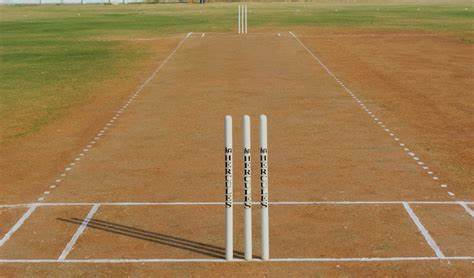
#> input picture Images_test_set/th (1).jpg, 474 x 278 px; its folder holds only this picture in this run
$ python Final_Run.py
#> lines starting #> are read from the running program, lines starting #| are printed output that depends on the picture; after the words box and inside, x2 and y2 are one past the last pixel; in counts of white or black regions, pixels touching at a corner belong together
from PIL import Image, ImageFilter
import cv2
import numpy as np
import matplotlib.pyplot as plt

from os import listdir
from os.path import isfile, join
from PIL import Image


onlyfiles = [f for f in listdir("Images_test_set")
             if isfile(join("Images_test_set", f))]


def erode(cycles, image):
   for _ in range(cycles):
         image = image.filter(ImageFilter.MinFilter(3))
   return image

def dilate(cycles, image):
   for _ in range(cycles):
         image = image.filter(ImageFilter.MaxFilter(3))
   return image


print(onlyfiles)
destination = 'Images_test_set/'
destination0 = 'Output_BW_test_set/'
destination1 = 'Border/'
destination2 = 'Mask/'
for i in onlyfiles:
   path = destination0+i
   path2 = destination+i
   bgrimg = cv2.imread(path2)
#> bgrimg is the input picture: shape (278, 474, 3); mean B, G, R 75.7, 122.2, 156
   img = cv2.imread(path)
   bgrimg = cv2.resize(bgrimg, (400, 500))
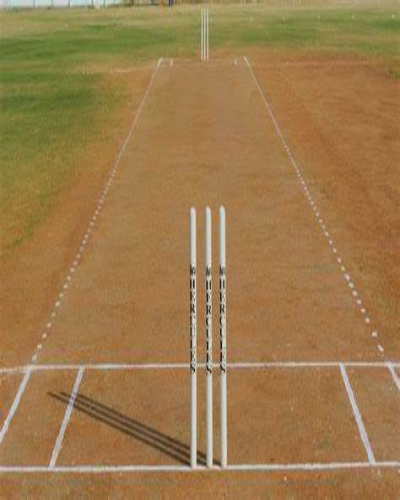
#> bgrimg: shape (500, 400, 3); mean B, G, R 75.6, 122, 155.9
   img = cv2.resize(img, (400, 500))
   gray = cv2.cvtColor(img, cv2.COLOR_BGR2GRAY)
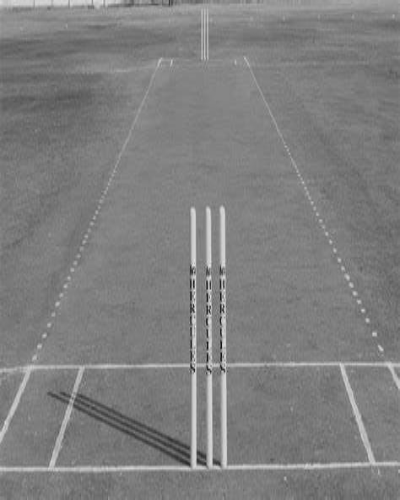
#> gray: shape (500, 400); min 16, max 234, mean 126.9
   ret, gray = cv2.threshold(gray, 127, 255, 0)
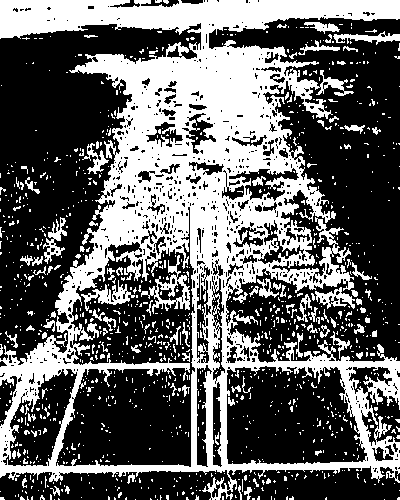
#> gray: shape (500, 400); 38.8% white; 1159 white regions (1055 under 20 px)
   gray2 = gray.copy()
   cv2.imshow('output0', gray2)
   mask = np.zeros(gray.shape, np.uint8)
   contours, hier = cv2.findContours(gray, cv2.RETR_LIST, cv2.CHAIN_APPROX_SIMPLE)
#> contours = 1961 contours, 1778 with area under 20; largest, box (x1, y1, x2, y2) and area: (0, 0, 400, 500) 112666, (55, 206, 196, 468) 23607, (226, 365, 368, 465) 11916, (2, 368, 78, 467) 3974, (228, 167, 300, 202) 1134
   for cnt in contours:
      if 2000 < cv2.contourArea(cnt) < 5000000:
         cv2.drawContours(img, [cnt], 0, (0, 255, 0), 2)
         cv2.drawContours(mask, [cnt], 0, 255, -1)
         cv2.drawContours(bgrimg, [cnt], 0, (0, 255, 0), 2)
#> this loop made 1961 passes
#> cnt on passes 1 to 3: [[384, 499]], [[157, 499]], [[135, 499]]
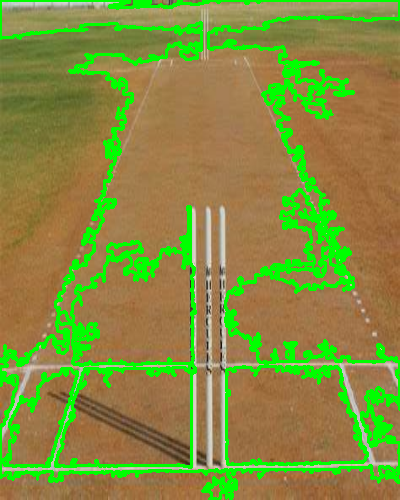
#> bgrimg: shape (500, 400, 3); 14.53% of pixels changed, all inside (x1, y1, x2, y2) = (0, 0, 400, 500)
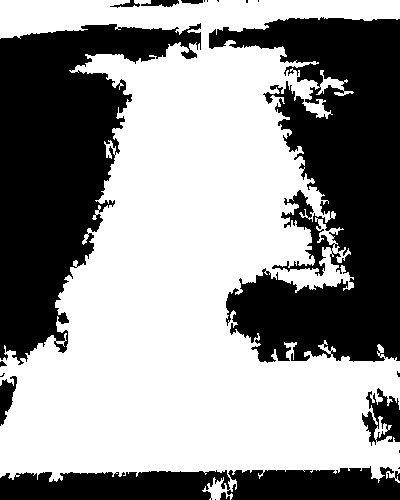
#> mask: shape (500, 400); 58% white; 20 black regions (10 under 20 px), largest, box (x1, y1, x2, y2) and area: (209, 17, 400, 363) 38739, (0, 23, 201, 365) 32436, (0, 466, 400, 500) 10657
   cv2.imwrite(destination1+i,bgrimg)
   cv2.imshow('BGRout', bgrimg)
   cv2.imshow('output', img)
   #cv2.imshow(mask)
   cv2.waitKey(5000)

$ run again, on Images_test_set/th (5).jpg
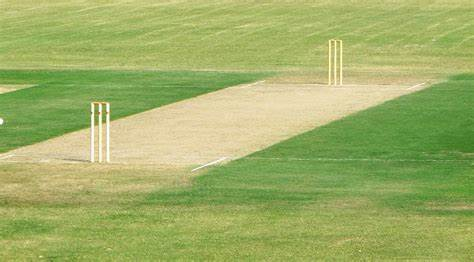
#> input picture Images_test_set/th (5).jpg, 474 x 262 px
#> bgrimg is the input picture: shape (262, 474, 3); mean B, G, R 102.8, 176, 160
#> contours = 596 contours, 525 with area under 20; largest, box (x1, y1, x2, y2) and area: (0, 0, 400, 500) 182698, (202, 361, 265, 390) 718, (326, 367, 383, 399) 682, (134, 165, 189, 190) 596, (131, 362, 176, 383) 390
#> the loop `for cnt in contours:` made 596 passes
#> cnt on passes 4, 5, 8: [[226, 489], [227, 488], [228, 489], [227, 490]], [[207, 489], [208, 488], [209, 489], [208, 490]], [[359, 487], [360, 486], [361, 487], [360, 488]]
#> after the loop `for cnt in contours:`:
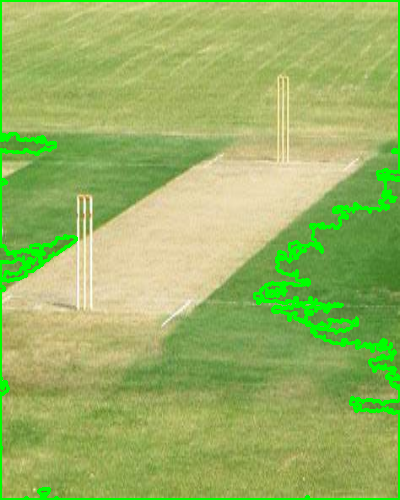
#> bgrimg: shape (500, 400, 3); mean B, G, R 98.6, 180.7, 153.3
#> after the loop `for cnt in contours:`:
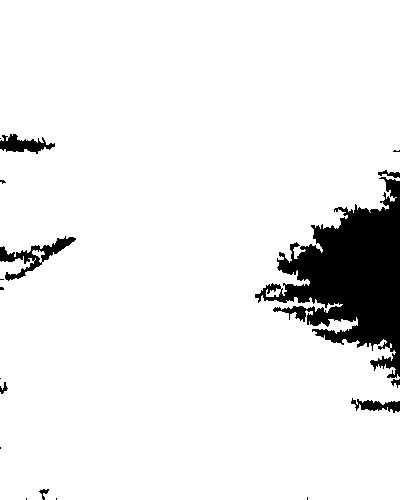
#> mask: shape (500, 400); 92.3% white; 18 black regions (10 under 20 px), largest, box (x1, y1, x2, y2) and area: (255, 177, 400, 378) 13264, (0, 236, 76, 281) 924, (0, 134, 55, 154) 578

$ run again, on Images_test_set/th (6).jpg
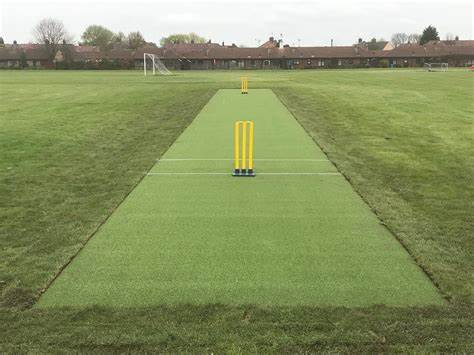
#> input picture Images_test_set/th (6).jpg, 474 x 355 px
#> bgrimg is the input picture: shape (355, 474, 3); mean B, G, R 99, 148.2, 137.2
#> contours = 1308 contours, 1240 with area under 20; largest, box (x1, y1, x2, y2) and area: (0, 74, 400, 433) 87080, (0, 0, 400, 75) 24410, (269, 162, 337, 214) 951, (308, 264, 348, 315) 474, (194, 237, 217, 251) 224
#> the loop `for cnt in contours:` made 1308 passes
#> cnt on passes 1 to 3: [[392, 499]], [[285, 499]], [[203, 499]]
#> after the loop `for cnt in contours:`:
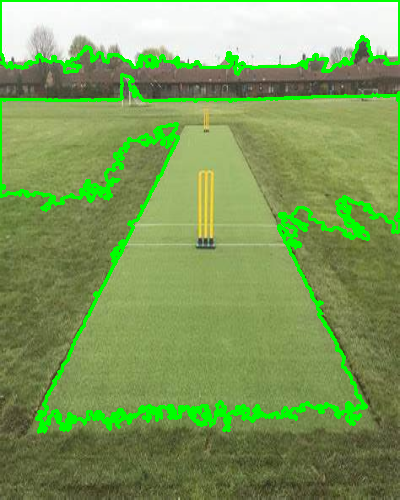
#> bgrimg: shape (500, 400, 3); mean B, G, R 91.1, 156.1, 126.5
#> after the loop `for cnt in contours:`:
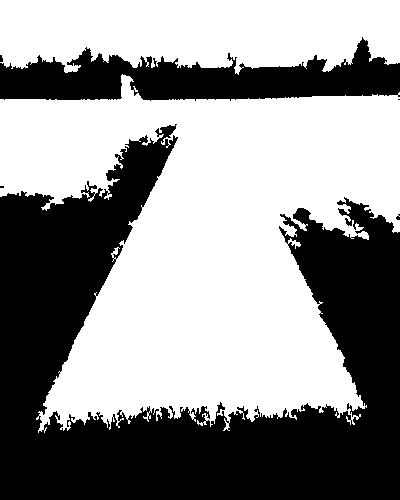
#> mask: shape (500, 400); 57% white; 6 black regions (4 under 20 px), largest, box (x1, y1, x2, y2) and area: (0, 124, 400, 500) 71931, (0, 37, 400, 101) 13931

$ run again, on Images_test_set/th (7).jpg
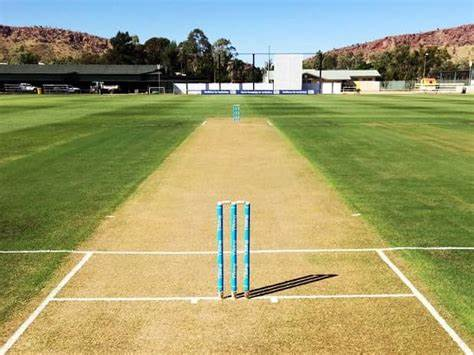
#> input picture Images_test_set/th (7).jpg, 474 x 355 px
#> bgrimg is the input picture: shape (355, 474, 3); mean B, G, R 109.5, 157.1, 157
#> contours = 655 contours, 600 with area under 20; largest, box (x1, y1, x2, y2) and area: (0, 0, 400, 500) 130216, (207, 286, 286, 422) 1218, (208, 144, 292, 164) 1072, (296, 217, 368, 253) 788, (271, 97, 321, 112) 484
#> the loop `for cnt in contours:` made 655 passes
#> cnt on passes 3, 4, 6: [[277, 492], [278, 491], [279, 492], [278, 493]], [[344, 490], [345, 489], [346, 490], [345, 491]], [[80, 485], [81, 484], [82, 485], [81, 486]]
#> after the loop `for cnt in contours:`:
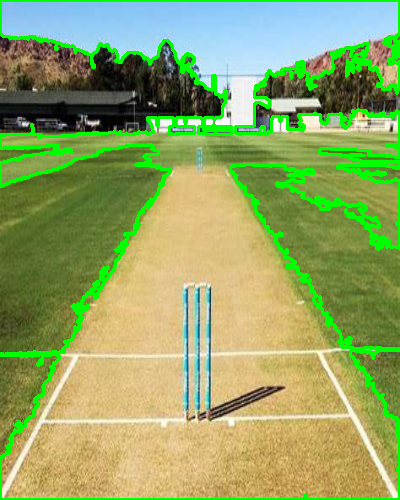
#> bgrimg: shape (500, 400, 3); mean B, G, R 100.2, 166.1, 144.3
#> after the loop `for cnt in contours:`:
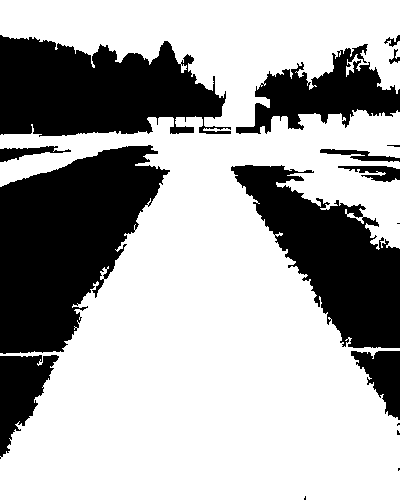
#> mask: shape (500, 400); 66.6% white; 17 black regions (6 under 20 px), largest, box (x1, y1, x2, y2) and area: (0, 145, 170, 354) 21810, (0, 35, 231, 137) 16854, (231, 165, 400, 348) 14796
